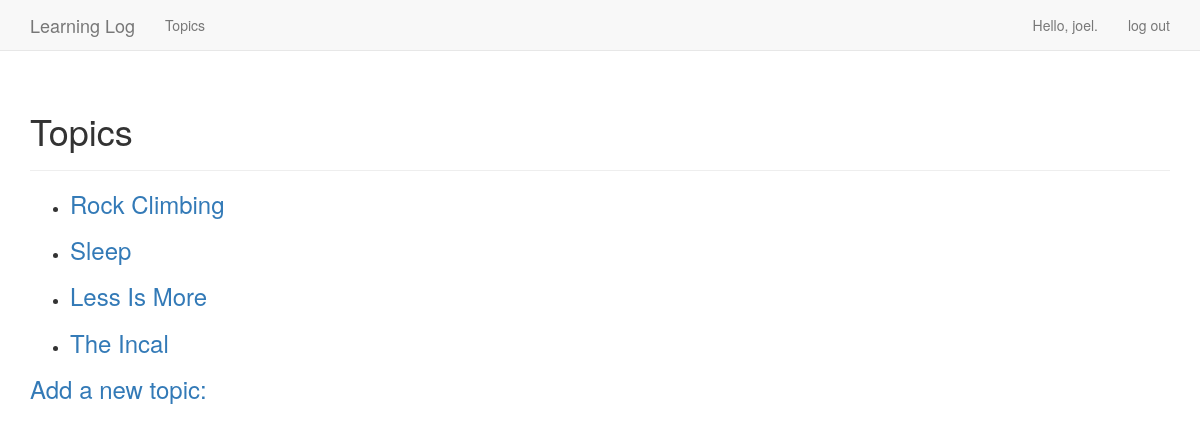
Page /topics/ (signed in) on the committed database.
### learning_logs/models.py (models this page shows)
class Topic(models.Model):
    text = models.CharField(max_length=200)
    date_added = models.DateTimeField(auto_now_add=True)
    owner = models.ForeignKey(User, on_delete=models.CASCADE)
    is_public = models.BooleanField(default=False)
    def __str__(self):
        return self.text

### learning_logs/views.py (the view)
# urls.py: path('topics/',views.topics,name='topics'),
def topics(request):
    if not request.user.is_authenticated:
        topics = Topic.objects.filter(Q(is_public =True))\
                                      .order_by('date_added')
    elif request.user.is_authenticated:
        topics = Topic.objects.filter(Q(owner=request.user)\
                                      | Q(is_public=True))\
                                      .order_by('date_added')
    context = {'topics':topics}
    return render(request, 'learning_logs/topics.html',context)

### learning_logs/templates/learning_logs/topics.html
{% extends "learning_logs/base.html" %}
{% block header %}
    <h1>Topics</h1>
{% endblock header %}
{% block content%}
    <ul>
        {% for topic in topics %}
            <li>
                <h3>
                    <a href="{% url 'learning_logs:topic' topic.id %}">{{topic}}</a>
                </h3>
            </li>
        {% empty %}
            <li>No topics have been added yet</li>
        {% endfor %}
    </ul>
    <h3>
        <a href="{% url 'learning_logs:new_topic' %}">Add a new topic:</a>
    </h3>
{% endblock content %}

### learning_logs/templates/learning_logs/base.html (shortened to what this page needs)
{% load bootstrap3 %}
<!DOCTYPE html>
<html lang='en'>
    <head>
        {% bootstrap_css %}
    </head>
    <body>
        <nav class="navbar navbar-default navbar-static-top">
            <div class = "container">
                <div class= "navbar-header">
                    <a class= "navbar-brand" href="{% url 'learning_logs:index' %}">
                        Learning Log
                    </a>
                </div>
                <div id ="navbar" class="navbar-collapse collapse">
                    <ul class="nav navbar-nav">
                        <li>
                            <a href="{% url 'learning_logs:topics' %}">
                                Topics
                            </a>
                        </li>
                    </ul>
                    <ul class="nav navbar-nav navbar-right">
                        {% if user.is_authenticated %}
                            <li> <a> Hello, {{ user.username }}. </a></li>
                            <li> <a href="{%url 'users:logout'%}">log out</a></li>
                        {%else%}
                            <li> <a href="{% url 'users:register' %}">register</a> </li>
                            <li> <a href="{%url 'users:login' %}">log in</a></li>
                        {% endif%}
                    </ul>
                </div>
            </div>
        </nav>
        <div class ="container">
            <div class = "page-header">
                {% block header %}{% endblock header%}
            </div>
            <div>
                {%block content%}{%endblock content%}
            </div>
        </div>
    </body>
</html>

### rows in the picture
Topic: text "Rock Climbing"
Topic: text "Sleep"
Topic: text "Less Is More"
Topic: text "The Incal"

### other values in the picture
{{ user.username }} "joel"
